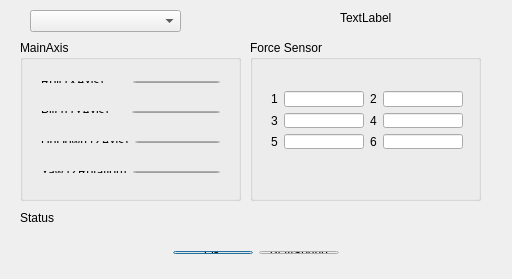
<?xml version="1.0" encoding="UTF-8"?>
<ui version="4.0">
 <class>MainDialog</class>
 <widget class="QDialog" name="MainDialog">
  <property name="geometry">
   <rect>
    <x>0</x>
    <y>0</y>
    <width>512</width>
    <height>279</height>
   </rect>
  </property>
  <property name="sizePolicy">
   <sizepolicy hsizetype="Fixed" vsizetype="Fixed">
    <horstretch>0</horstretch>
    <verstretch>0</verstretch>
   </sizepolicy>
  </property>
  <property name="windowTitle">
   <string>3DRudder SDK Sample</string>
  </property>
  <property name="locale">
   <locale language="English" country="UnitedStates"/>
  </property>
  <property name="sizeGripEnabled">
   <bool>false</bool>
  </property>
  <widget class="QGroupBox" name="groupBox">
   <property name="geometry">
    <rect>
     <x>20</x>
     <y>40</y>
     <width>221</width>
     <height>161</height>
    </rect>
   </property>
   <property name="title">
    <string>MainAxis</string>
   </property>
   <widget class="QWidget" name="layoutWidget">
    <property name="geometry">
     <rect>
      <x>10</x>
      <y>60</y>
      <width>201</width>
      <height>24</height>
     </rect>
    </property>
    <layout class="QHBoxLayout" name="horizontalLayout_3">
     <item>
      <widget class="QLabel" name="label_3">
       <property name="text">
        <string>Pitch (YAxis)     </string>
       </property>
      </widget>
     </item>
     <item>
      <widget class="QLineEdit" name="Pitch">
       <property name="readOnly">
        <bool>true</bool>
       </property>
      </widget>
     </item>
    </layout>
   </widget>
   <widget class="QWidget" name="layoutWidget_2">
    <property name="geometry">
     <rect>
      <x>10</x>
      <y>90</y>
      <width>201</width>
      <height>24</height>
     </rect>
    </property>
    <layout class="QHBoxLayout" name="horizontalLayout_4">
     <item>
      <widget class="QLabel" name="label_4">
       <property name="text">
        <string>UpDown (ZAxis)</string>
       </property>
      </widget>
     </item>
     <item>
      <widget class="QLineEdit" name="UpDown">
       <property name="readOnly">
        <bool>true</bool>
       </property>
      </widget>
     </item>
    </layout>
   </widget>
   <widget class="QWidget" name="layoutWidget_3">
    <property name="geometry">
     <rect>
      <x>10</x>
      <y>120</y>
      <width>201</width>
      <height>24</height>
     </rect>
    </property>
    <layout class="QHBoxLayout" name="horizontalLayout_5">
     <item>
      <widget class="QLabel" name="label_5">
       <property name="sizePolicy">
        <sizepolicy hsizetype="Preferred" vsizetype="Preferred">
         <horstretch>0</horstretch>
         <verstretch>0</verstretch>
        </sizepolicy>
       </property>
       <property name="baseSize">
        <size>
         <width>0</width>
         <height>0</height>
        </size>
       </property>
       <property name="text">
        <string>Yaw (ZRotation)</string>
       </property>
      </widget>
     </item>
     <item>
      <widget class="QLineEdit" name="Yaw">
       <property name="readOnly">
        <bool>true</bool>
       </property>
      </widget>
     </item>
    </layout>
   </widget>
   <widget class="QWidget" name="layoutWidget">
    <property name="geometry">
     <rect>
      <x>10</x>
      <y>30</y>
      <width>201</width>
      <height>24</height>
     </rect>
    </property>
    <layout class="QHBoxLayout" name="horizontalLayout_2">
     <item>
      <widget class="QLabel" name="label_2">
       <property name="text">
        <string>Roll (XAxis)       </string>
       </property>
      </widget>
     </item>
     <item>
      <widget class="QLineEdit" name="Roll">
       <property name="readOnly">
        <bool>true</bool>
       </property>
      </widget>
     </item>
    </layout>
   </widget>
  </widget>
  <widget class="QGroupBox" name="groupBox_2">
   <property name="geometry">
    <rect>
     <x>250</x>
     <y>40</y>
     <width>231</width>
     <height>161</height>
    </rect>
   </property>
   <property name="title">
    <string>Force Sensor</string>
   </property>
   <widget class="QWidget" name="layoutWidget">
    <property name="geometry">
     <rect>
      <x>10</x>
      <y>40</y>
      <width>214</width>
      <height>80</height>
     </rect>
    </property>
    <layout class="QGridLayout" name="gridLayout">
     <item row="0" column="0">
      <widget class="QLabel" name="label_6">
       <property name="text">
        <string>1</string>
       </property>
      </widget>
     </item>
     <item row="0" column="1">
      <widget class="QLineEdit" name="Sensor1"/>
     </item>
     <item row="0" column="2">
      <widget class="QLabel" name="label_7">
       <property name="text">
        <string>2</string>
       </property>
      </widget>
     </item>
     <item row="0" column="3">
      <widget class="QLineEdit" name="Sensor2"/>
     </item>
     <item row="1" column="0">
      <widget class="QLabel" name="label_8">
       <property name="text">
        <string>3</string>
       </property>
      </widget>
     </item>
     <item row="1" column="1">
      <widget class="QLineEdit" name="Sensor3"/>
     </item>
     <item row="1" column="2">
      <widget class="QLabel" name="label_9">
       <property name="text">
        <string>4</string>
       </property>
      </widget>
     </item>
     <item row="1" column="3">
      <widget class="QLineEdit" name="Sensor4"/>
     </item>
     <item row="2" column="0">
      <widget class="QLabel" name="label_10">
       <property name="text">
        <string>5</string>
       </property>
      </widget>
     </item>
     <item row="2" column="1">
      <widget class="QLineEdit" name="Sensor5"/>
     </item>
     <item row="2" column="2">
      <widget class="QLabel" name="label_11">
       <property name="text">
        <string>6</string>
       </property>
      </widget>
     </item>
     <item row="2" column="3">
      <widget class="QLineEdit" name="Sensor6"/>
     </item>
    </layout>
   </widget>
  </widget>
  <widget class="QLabel" name="Status">
   <property name="geometry">
    <rect>
     <x>20</x>
     <y>210</y>
     <width>471</width>
     <height>16</height>
    </rect>
   </property>
   <property name="text">
    <string>Status</string>
   </property>
  </widget>
  <widget class="QWidget" name="layoutWidget">
   <property name="geometry">
    <rect>
     <x>20</x>
     <y>240</y>
     <width>471</width>
     <height>25</height>
    </rect>
   </property>
   <layout class="QHBoxLayout" name="horizontalLayout">
    <item>
     <spacer name="horizontalSpacer">
      <property name="orientation">
       <enum>Qt::Horizontal</enum>
      </property>
      <property name="sizeHint" stdset="0">
       <size>
        <width>40</width>
        <height>20</height>
       </size>
      </property>
     </spacer>
    </item>
    <item>
     <widget class="QPushButton" name="pushButtonOK">
      <property name="text">
       <string>OK</string>
      </property>
     </widget>
    </item>
    <item>
     <widget class="QPushButton" name="pushButtonPLaySound">
      <property name="text">
       <string>PlaySound</string>
      </property>
     </widget>
    </item>
    <item>
     <spacer name="horizontalSpacer_2">
      <property name="orientation">
       <enum>Qt::Horizontal</enum>
      </property>
      <property name="sizeHint" stdset="0">
       <size>
        <width>40</width>
        <height>20</height>
       </size>
      </property>
     </spacer>
    </item>
   </layout>
  </widget>
  <widget class="QLabel" name="FwVersion">
   <property name="geometry">
    <rect>
     <x>340</x>
     <y>10</y>
     <width>151</width>
     <height>16</height>
    </rect>
   </property>
   <property name="text">
    <string>TextLabel</string>
   </property>
  </widget>
  <widget class="QComboBox" name="comboBox">
   <property name="geometry">
    <rect>
     <x>30</x>
     <y>10</y>
     <width>151</width>
     <height>22</height>
    </rect>
   </property>
  </widget>
 </widget>
 <layoutdefault spacing="6" margin="11"/>
 <resources/>
 <connections>
  <connection>
   <sender>pushButtonOK</sender>
   <signal>clicked()</signal>
   <receiver>MainDialog</receiver>
   <slot>close()</slot>
   <hints>
    <hint type="sourcelabel">
     <x>274</x>
     <y>214</y>
    </hint>
    <hint type="destinationlabel">
     <x>325</x>
     <y>208</y>
    </hint>
   </hints>
  </connection>
 </connections>
</ui>
